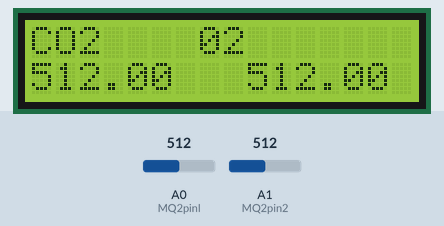
The sketch below on a simulated Arduino Uno, built with avr-gcc and run on an emulated ATmega328P. Parts: 16×2 character LCD. The test bench sets the inputs (shaded band); at power-on: A0 (MQ2pinl) = 512, A1 (MQ2pin2) = 512.

Above: at 1.2 s.
1.3 s: A0 (MQ2pinl) set to 716
At 1.8 s:
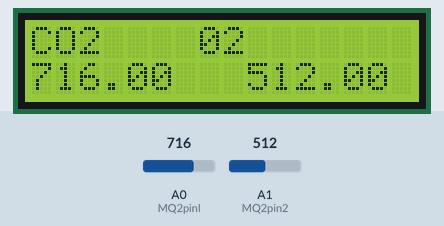
2.9 s: A1 (MQ2pin2) set to 716
At 3.2 s:
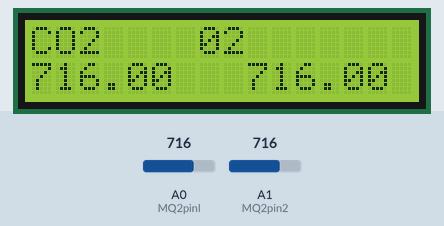
4.4 s: A0 (MQ2pinl) set to 900
At 5.6 s:
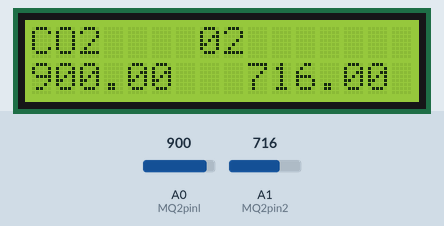
5.9 s: A1 (MQ2pin2) set to 900
At 7.1 s:
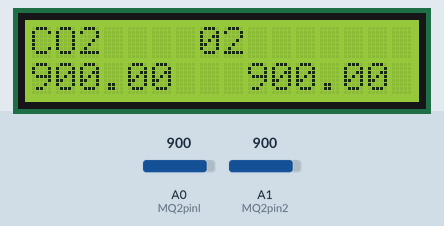
7.4 s: A0 (MQ2pinl) set to 1023
At 8.6 s:
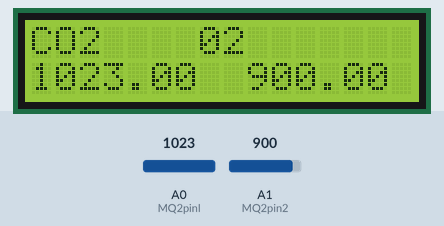
8.9 s: A1 (MQ2pin2) set to 1023
At 10.2 s:
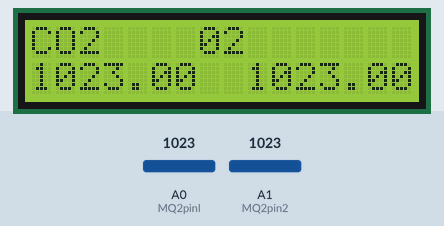
Timing chart, 0 to 11.4 s (numbered marks = the images above; inputs shaded):
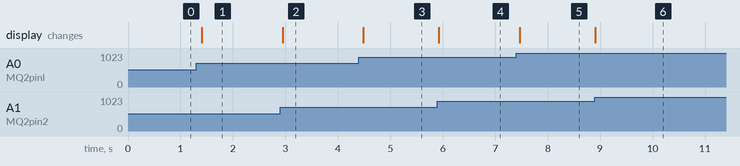

Measured:
- after the input at 1.3 s, the display: changes after 0.10 s (image 1)
- after the input at 2.9 s, the display: changes after 0.05 s (image 2)
- after the input at 4.4 s, the display: changes after 0.09 s (image 3)
- after the input at 5.9 s, the display: changes at once (image 4)
- after the input at 7.4 s, the display: changes after 0.07 s (image 5)
- after the input at 8.9 s, the display: changes at once (image 6)

The sketch:

sketch_dec11a.ino
```cpp
#include <LiquidCrystal.h>
int MQ2pinl = A0;
int MQ2pin2 = A1;

LiquidCrystal lcd_1(12, 11, 5, 4, 3, 2);
void setup()
{
  lcd_1.begin(16, 2);
  lcd_1.print("CO2    02");
}

void loop()
{
    float sensorValuel = analogRead(MQ2pinl);
  float sensorValue2 = analogRead(MQ2pin2);

  lcd_1.setCursor(0, 1);
  lcd_1.print (sensorValuel);
  lcd_1.setCursor(9, 1);
  lcd_1.print (sensorValue2);
  delay(100);
}
```
